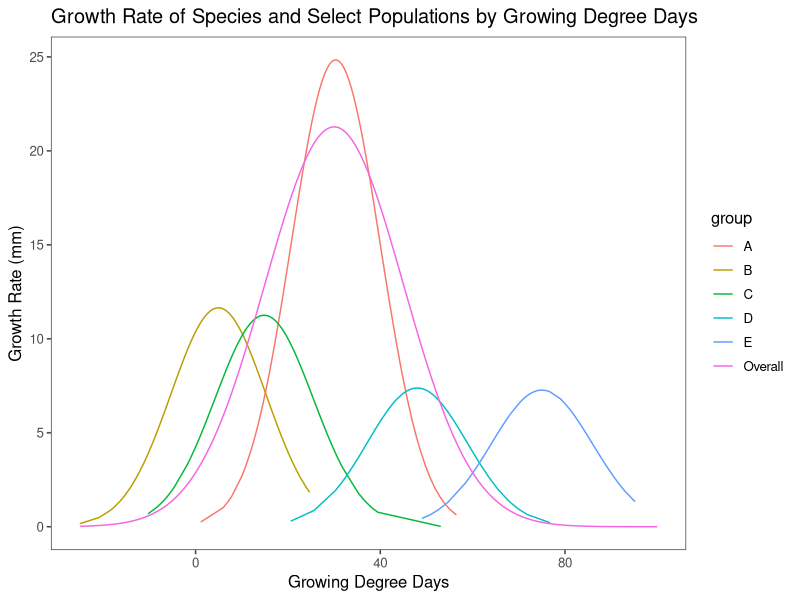
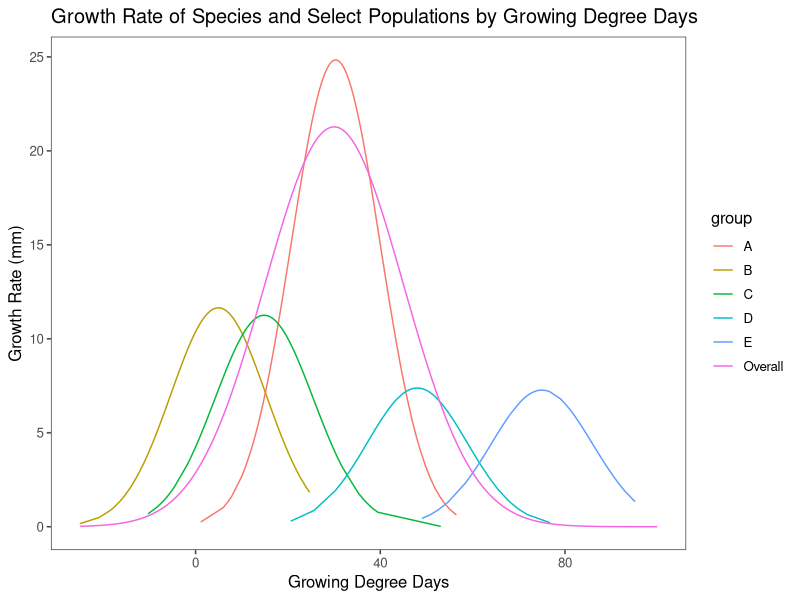

Recreate these plots in R, in order.
library(ggthemes)
library(data.table)
library(ggplot2)
library(tidyverse)

set.seed(1) # sets a seed of reproducible results, produces the same sample again and again
df_populations <- data.frame(
  group = c(
    rep("A", 300),
    rep("B",150),
    rep("C",150),
    rep("D",100),
    rep("E",100)
  ),
  value = c(
    rnorm(300, 30, 10), # rnorm has n, number of observations, mean, and standard deviation. 200, 20, 5
    # standard deviation is a measure of how spread out numbers are
    # is the square root of the variance
    # the variance is the average of the squared differences from the mean
    # https://www.mathsisfun.com/data/standard-deviation.html
    rnorm(150,5,10),
    rnorm(150,15,10),
    rnorm(100,50,10),
    rnorm(100,75,10)),
  y = NA)

# Set desired binwidth and number of non-missing observations
bw = 2
n_obs = sum(!is.na(df_populations$value))

overall_data <- seq(-25, 100,0.1)
overall_mean <- 30
overall_sdev <- 15
overall_y <- dnorm(overall_data, overall_mean, overall_sdev)

df_overall <- data.frame(
  group = rep("Overall", length(overall_data)),
  value = overall_data,
  y = overall_y * n_obs
)

df_populations <- df_populations %>%
  group_by(group) %>%
  nest(value) %>% # nesting creates a list-column of data frames, unnesting flattens it back out into regular columns
  # map() apply a function to each element of a vector. map() always returns a list
  # tilde is used to separate the left- and right-hand sides in a model formula. Our formula here describes the dnorm being multiplied by the bin_width and the sum of all the non_missing observations
  # dnorm takes a vector (.$value in this case), a mean, and standard deviation
  mutate(
    y = map(data, ~ dnorm(
      .$value, mean = mean(.$value), sd = sd(.$value)
    ) * bw * sum(!is.na(.$value)))
  ) %>%
  unnest(data,y) %>%
  ungroup() %>%
  as.data.table() %>%
  mutate(group = as.factor(group))

df_all <- rbind(df_populations, df_overall)

ggplot(df_all, aes(x = value, y = y, colour = group)) +
  geom_line() +
  xlab("Growing Degree Days") +
  ylab("Growth Rate (mm)") +
  ggtitle("Growth Rate of Species and Select Populations by Growing Degree Days") +
  theme_few()

ggsave("growth_rate.png")
